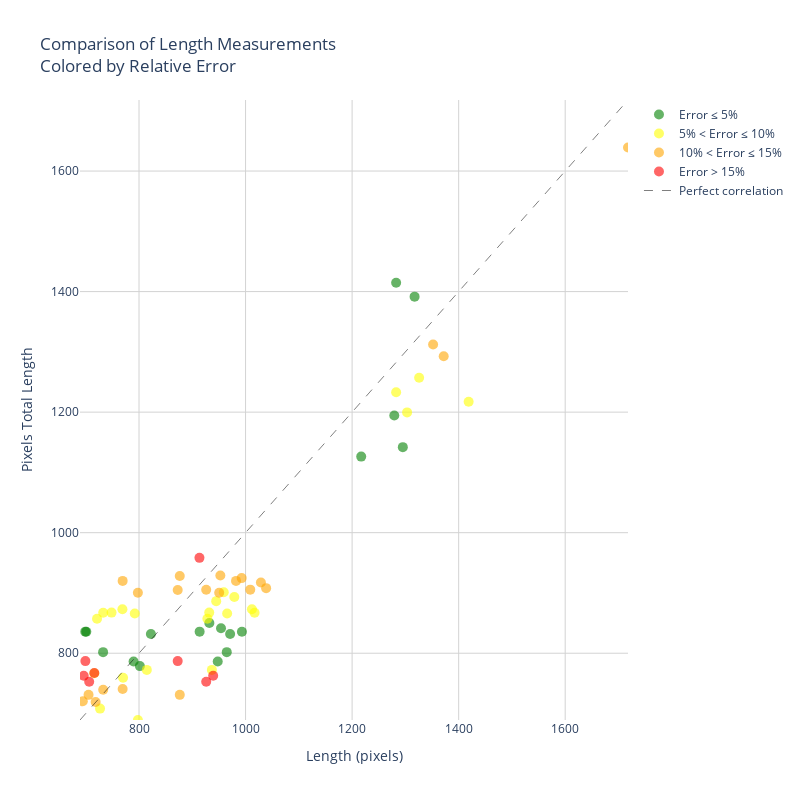

Notebook source saved alongside this figure:
### Code cell
import plotly.express as px
import plotly.graph_objects as go

# Create scatter plot with plotly
fig = go.Figure()

# Plot points with different colors based on relative error
error_thresholds = [5, 10, 15]
colors = ['green', 'yellow', 'orange', 'red']

for i in range(len(error_thresholds) + 1):
    if i == 0:
        mask = new_df['real_length_rel_diff'] <= error_thresholds[0]
        label = f'Error ≤ {error_thresholds[0]}%'
    elif i == len(error_thresholds):
        mask = new_df['real_length_rel_diff'] > error_thresholds[-1]
        label = f'Error > {error_thresholds[-1]}%'
    else:
        mask = (new_df['real_length_rel_diff'] > error_thresholds[i-1]) & \
               (new_df['real_length_rel_diff'] <= error_thresholds[i])
        label = f'{error_thresholds[i-1]}% < Error ≤ {error_thresholds[i]}%'
    
    fig.add_trace(go.Scatter(
        x=new_df[mask]['Length'],
        y=new_df[mask]['pixels_total_length'],
        mode='markers',
        name=label,
        marker=dict(
            color=colors[i],
            size=10,
            opacity=0.6
        )
    ))

# Add diagonal line for perfect correlation
min_val = min(new_df['Length'].min(), new_df['pixels_total_length'].min())
max_val = max(new_df['Length'].max(), new_df['pixels_total_length'].max())
fig.add_trace(go.Scatter(
    x=[min_val, max_val],
    y=[min_val, max_val],
    mode='lines',
    name='Perfect correlation',
    line=dict(color='black', dash='dash', width=1),
    opacity=0.5
))

# Update layout
fig.update_layout(
    title='Comparison of Length Measurements<br>Colored by Relative Error',
    xaxis_title='Length (pixels)',
    yaxis_title='Pixels Total Length',
    showlegend=True,
    width=800,
    height=800,
    xaxis=dict(range=[min_val, max_val]),
    yaxis=dict(range=[min_val, max_val]),
    plot_bgcolor='white'
)

# Add grid
fig.update_xaxes(showgrid=True, gridwidth=1, gridcolor='lightgray')
fig.update_yaxes(showgrid=True, gridwidth=1, gridcolor='lightgray')

fig.show()

### Figure 1 — Plotly figure (JSON) as saved in the notebook; plotly's stock layout.template omitted (floating-point values rounded to 4 significant figures)
{"data": [{"marker": {"color": "green", "opacity": 0.6, "size": 10}, "mode": "markers", "name": "Error ≤ 5%", "type": "scatter", "x": [789.8, 822.3, 801.6, 732.5, 1317.0, 913.8, 932.0, 1279.0, 1217.0, 953.9, 1283.0, 701.1, 699.1, 971.0, 1295.0, 993.2, 947.7, 964.7], "y": [786.3, 832, 778.6, 801.8, 1392.0, 835.8, 850.2, 1194.0, 1126.0, 841.5, 1415.0, 835.6, 835.8, 832, 1142.0, 835.6, 786.3, 801.8]}, {"marker": {"color": "yellow", "opacity": 0.6, "size": 10}, "mode": "markers", "name": "5% < Error ≤ 10%", "type": "scatter", "x": [770.0, 726.8, 814.6, 1283.0, 716.0, 959.0, 944.8, 931.8, 1326.0, 928.3, 792.0, 978.9, 965.4, 1303.0, 768.8, 797.8, 748.4, 732.7, 721.2, 1012.0, 1017.0, 936.8, 1419.0], "y": [759.4, 708.1, 772.3, 1233.0, 766.9, 901.2, 886.4, 867.4, 1257, 857.3, 865.9, 893.4, 865.9, 1200.0, 873, 689.2, 867.4, 867.1, 857.3, 873, 867.1, 772.3, 1217.0]}, {"marker": {"color": "orange", "opacity": 0.6, "size": 10}, "mode": "markers", "name": "10% < Error ≤ 15%", "type": "scatter", "x": [718.5, 732.7, 926.1, 952.7, 705.2, 694.4, 769.3, 872.6, 1352, 950.5, 876.5, 982.1, 992.7, 1718.0, 1372.0, 797.8, 1009.0, 1029.0, 1039.0, 876.5, 769.3], "y": [719, 739.4, 905.3, 928.9, 730.9, 720.3, 740.6, 905, 1312.0, 900.2, 928, 920, 924.6, 1639.0, 1293.0, 900.2, 905.5, 917.3, 908, 730.9, 920]}, {"marker": {"color": "red", "opacity": 0.6, "size": 10}, "mode": "markers", "name": "Error > 15%", "type": "scatter", "x": [913.4, 706.5, 716.0, 696.2, 872.6, 699.3, 926.1, 939.2], "y": [958.2, 752.7, 767.3, 762.6, 786.9, 786.9, 752.7, 762.6]}, {"line": {"color": "black", "dash": "dash", "width": 1}, "mode": "lines", "name": "Perfect correlation", "opacity": 0.5, "type": "scatter", "x": [689.2, 1718.0], "y": [689.2, 1718.0]}], "layout": {"height": 800, "plot_bgcolor": "white", "showlegend": true, "title": {"text": "Comparison of Length Measurements<br>Colored by Relative Error"}, "width": 800, "xaxis": {"gridcolor": "lightgray", "gridwidth": 1, "range": [689.2, 1718.0], "showgrid": true, "title": {"text": "Length (pixels)"}}, "yaxis": {"gridcolor": "lightgray", "gridwidth": 1, "range": [689.2, 1718.0], "showgrid": true, "title": {"text": "Pixels Total Length"}}}}
